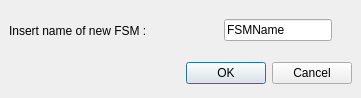
<ui version="4.0" >
 <author></author>
 <comment></comment>
 <exportmacro></exportmacro>
 <class>fsmname</class>
 <widget class="QDialog" name="fsmname" >
  <property name="geometry" >
   <rect>
    <x>0</x>
    <y>0</y>
    <width>361</width>
    <height>98</height>
   </rect>
  </property>
  <property name="windowTitle" >
   <string>Choose name for new FSM</string>
  </property>
  <layout class="QVBoxLayout" >
   <property name="margin" >
    <number>9</number>
   </property>
   <property name="spacing" >
    <number>6</number>
   </property>
   <item>
    <layout class="QHBoxLayout" >
     <property name="margin" >
      <number>0</number>
     </property>
     <property name="spacing" >
      <number>6</number>
     </property>
     <item>
      <widget class="QLabel" name="label" >
       <property name="text" >
        <string>Insert name of new FSM :</string>
       </property>
      </widget>
     </item>
     <item>
      <spacer>
       <property name="orientation" >
        <enum>Qt::Horizontal</enum>
       </property>
       <property name="sizeHint" >
        <size>
         <width>40</width>
         <height>20</height>
        </size>
       </property>
      </spacer>
     </item>
     <item>
      <widget class="QLineEdit" name="lineEditFSMName" >
       <property name="text" >
        <string>FSMName</string>
       </property>
      </widget>
     </item>
     <item>
      <spacer>
       <property name="orientation" >
        <enum>Qt::Vertical</enum>
       </property>
       <property name="sizeHint" >
        <size>
         <width>20</width>
         <height>16</height>
        </size>
       </property>
      </spacer>
     </item>
    </layout>
   </item>
   <item>
    <layout class="QHBoxLayout" >
     <property name="margin" >
      <number>0</number>
     </property>
     <property name="spacing" >
      <number>6</number>
     </property>
     <item>
      <spacer>
       <property name="orientation" >
        <enum>Qt::Horizontal</enum>
       </property>
       <property name="sizeHint" >
        <size>
         <width>131</width>
         <height>31</height>
        </size>
       </property>
      </spacer>
     </item>
     <item>
      <widget class="QPushButton" name="okButton" >
       <property name="text" >
        <string>OK</string>
       </property>
      </widget>
     </item>
     <item>
      <widget class="QPushButton" name="cancelButton" >
       <property name="text" >
        <string>Cancel</string>
       </property>
      </widget>
     </item>
    </layout>
   </item>
  </layout>
 </widget>
 <pixmapfunction></pixmapfunction>
 <resources/>
 <connections>
  <connection>
   <sender>okButton</sender>
   <signal>clicked()</signal>
   <receiver>fsmname</receiver>
   <slot>accept()</slot>
   <hints>
    <hint type="sourcelabel" >
     <x>278</x>
     <y>253</y>
    </hint>
    <hint type="destinationlabel" >
     <x>96</x>
     <y>254</y>
    </hint>
   </hints>
  </connection>
  <connection>
   <sender>cancelButton</sender>
   <signal>clicked()</signal>
   <receiver>fsmname</receiver>
   <slot>reject()</slot>
   <hints>
    <hint type="sourcelabel" >
     <x>369</x>
     <y>253</y>
    </hint>
    <hint type="destinationlabel" >
     <x>179</x>
     <y>282</y>
    </hint>
   </hints>
  </connection>
 </connections>
</ui>
